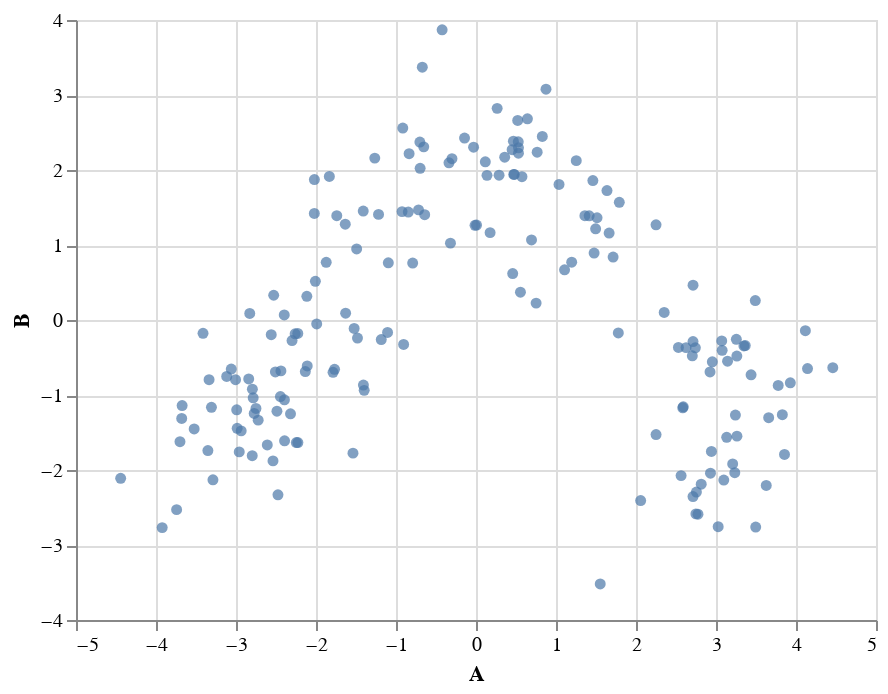

Source (notebook cell):
### Code cell
# Using dataframe pca_data: A VS B

import altair as alt
alt.Chart(pca_data).mark_circle().encode(x='A', y='B')

### Figure 1 — Vega-Lite specification as saved in the notebook (floating-point values rounded to 4 significant figures; data arrays with more than 128 entries replaced by an {"elided": "..."} marker saying what was removed)
{"config": {"view": {"continuousWidth": 400, "continuousHeight": 300}}, "data": {"name": "data-043bfc1b23a2b147ce7c468e22d64113"}, "mark": "circle", "encoding": {"x": {"field": "A", "type": "quantitative"}, "y": {"field": "B", "type": "quantitative"}}, "$schema": "https://vega.github.io/schema/vega-lite/v4.17.0.json", "datasets": {"data-043bfc1b23a2b147ce7c468e22d64113": {"elided": "178 records"}}}
